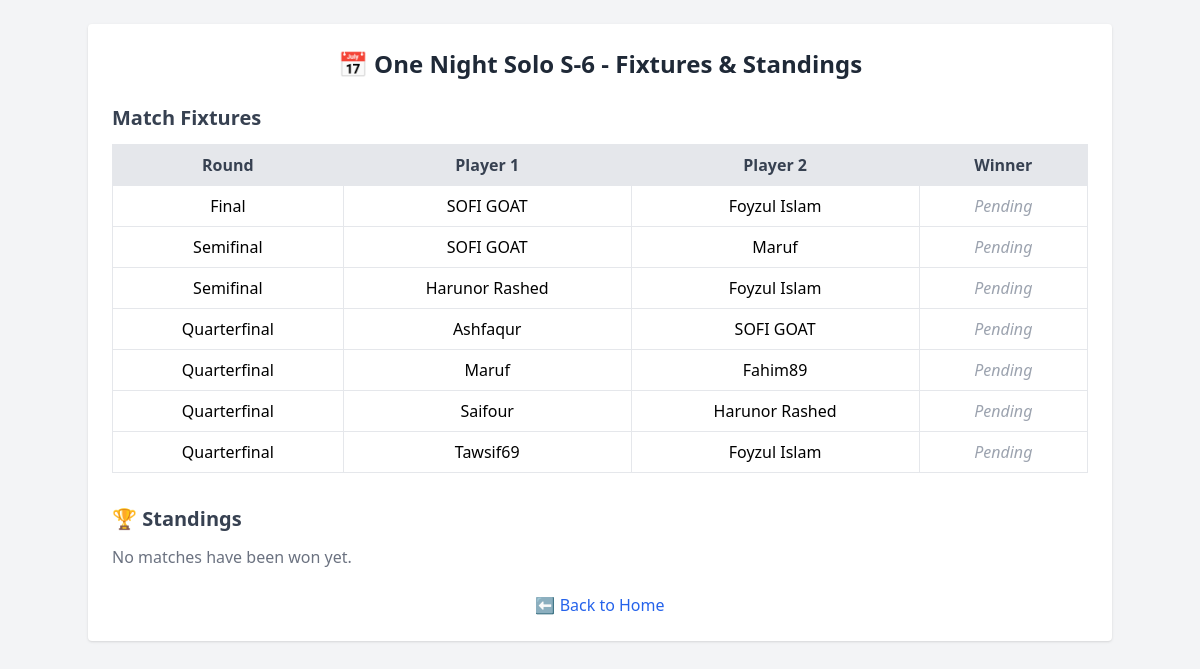
The app's page /tournament_bracket.php?tournament_id=4 with its own data.
### tables this page shows
CREATE TABLE `tournaments` (
  `id` int(11) NOT NULL,
  `name` varchar(255) NOT NULL,
  `start_date` date DEFAULT NULL,
  `end_date` date DEFAULT NULL,
  `status` enum('registration','ongoing','completed') DEFAULT 'registration',
  `created_at` timestamp NULL DEFAULT current_timestamp(),
  `description` text DEFAULT NULL
);

CREATE TABLE `tournament_matches` (
  `id` int(11) NOT NULL,
  `tournament_id` int(11) DEFAULT NULL,
  `round` varchar(50) DEFAULT NULL,
  `player1_id` int(11) DEFAULT NULL,
  `player2_id` int(11) DEFAULT NULL,
  `player1_score` int(11) DEFAULT NULL,
  `player2_score` int(11) DEFAULT NULL,
  `match_date` date DEFAULT NULL,
  `winner_id` int(11) DEFAULT NULL
);

CREATE TABLE `users` (
  `id` int(11) NOT NULL,
  `username` varchar(50) NOT NULL,
  `email` varchar(100) NOT NULL,
  `password` varchar(255) NOT NULL,
  `created_at` timestamp NULL DEFAULT current_timestamp(),
  `matches_played` int(11) DEFAULT 0,
  `wins` int(11) DEFAULT 0,
  `losses` int(11) DEFAULT 0,
  `draws` int(11) DEFAULT 0,
  `goals_scored` int(11) DEFAULT 0,
  `goals_conceded` int(11) DEFAULT 0
);

### tournament_bracket.php (the view, shortened to what this page needs)
<?php
require_once 'config/db.php';
$tournamentId = $_GET['tournament_id'] ?? null;
$stmt = $pdo->prepare("SELECT * FROM tournaments WHERE id = ?");
$stmt->execute([$tournamentId]);
$tournament = $stmt->fetch();
$stmt = $pdo->prepare("
    SELECT m.*,
           p1.username AS player1_name,
           p2.username AS player2_name,
           w.username AS winner_name
    FROM tournament_matches m
    LEFT JOIN users p1 ON m.player1_id = p1.id
    LEFT JOIN users p2 ON m.player2_id = p2.id
    LEFT JOIN users w ON m.winner_id = w.id
    WHERE m.tournament_id = ?
    ORDER BY FIELD(round, 'Final', 'Semifinal', 'Quarterfinal', 'Round of 16', 'Round of 32', 'Round of 64'), m.id
");
$stmt->execute([$tournamentId]);
$matches = $stmt->fetchAll();
$stmt = $pdo->prepare("
    SELECT p.username, COUNT(*) AS wins
    FROM tournament_matches m
    JOIN users p ON m.winner_id = p.id
    WHERE m.tournament_id = ?
    GROUP BY p.username
    ORDER BY wins DESC
");
$stmt->execute([$tournamentId]);
$standings = $stmt->fetchAll();
?>
<!DOCTYPE html>
<html lang="en">
<head>
    <script src="https://cdn.tailwindcss.com"></script>
</head>
<body class="bg-gray-100 p-6">
    <div class="max-w-5xl mx-auto bg-white p-6 rounded shadow">
        <h1 class="text-2xl font-bold text-center text-gray-800 mb-6">
            📅 <?php echo htmlspecialchars($tournament['name']); ?> - Fixtures & Standings
        </h1>
        <h2 class="text-xl font-semibold text-gray-700 mb-3">Match Fixtures</h2>
        <div class="overflow-x-auto mb-8">
            <table class="min-w-full bg-white border">
                <thead class="bg-gray-200 text-gray-700">
                    <tr>
                        <th class="px-4 py-2 border">Round</th>
                        <th class="px-4 py-2 border">Player 1</th>
                        <th class="px-4 py-2 border">Player 2</th>
                        <th class="px-4 py-2 border">Winner</th>
                    </tr>
                </thead>
                <tbody>
                    <?php foreach ($matches as $match): ?>
                        <tr class="text-center border-b">
                            <td class="px-4 py-2 border"><?php echo htmlspecialchars($match['round']); ?></td>
                            <td class="px-4 py-2 border"><?php echo $match['player1_name'] ?? 'BYE'; ?></td>
                            <td class="px-4 py-2 border"><?php echo $match['player2_name'] ?? 'BYE'; ?></td>
                            <td class="px-4 py-2 border">
                                <?php echo $match['winner_name'] ?? '<span class="text-gray-400 italic">Pending</span>'; ?>
                            </td>
                        </tr>
                    <?php endforeach; ?>
                </tbody>
            </table>
        </div>
        <h2 class="text-xl font-semibold text-gray-700 mb-3">🏆 Standings</h2>
        <?php if (count($standings) > 0): ?>
            <table class="min-w-full bg-white border">
                <thead class="bg-gray-200 text-gray-700">
                    <tr>
                        <th class="px-4 py-2 border">Player</th>
                        <th class="px-4 py-2 border">Wins</th>
                    </tr>
                </thead>
                <tbody>
                    <?php foreach ($standings as $row): ?>
                        <tr class="text-center border-b">
                            <td class="px-4 py-2 border"><?php echo htmlspecialchars($row['name']); ?></td>
                            <td class="px-4 py-2 border"><?php echo $row['wins']; ?></td>
                        </tr>
                    <?php endforeach; ?>
                </tbody>
            </table>
        <?php else: ?>
            <p class="text-gray-500">No matches have been won yet.</p>
        <?php endif; ?>
        <div class="mt-6 text-center">
            <a href="index.php" class="text-blue-600 hover:underline">⬅ Back to Home</a>
        </div>
    </div>
</body>
</html>

### records on screen
tournaments: name "One Night Solo S-6"
tournament_matches: round "Final", player1.username "SOFI GOAT", player2.username "Foyzul Islam", winner_name "Pending"
tournament_matches: round "Semifinal", player1.username "SOFI GOAT", player2.username "Maruf", winner_name "Pending"
tournament_matches: round "Semifinal", player1.username "Harunor Rashed", player2.username "Foyzul Islam", winner_name "Pending"
tournament_matches: round "Quarterfinal", player1.username "Ashfaqur", player2.username "SOFI GOAT", winner_name "Pending"
tournament_matches: round "Quarterfinal", player1.username "Maruf", player2.username "Fahim89", winner_name "Pending"
tournament_matches: round "Quarterfinal", player1.username "Saifour", player2.username "Harunor Rashed", winner_name "Pending"
tournament_matches: round "Quarterfinal", player1.username "Tawsif69", player2.username "Foyzul Islam", winner_name "Pending"
